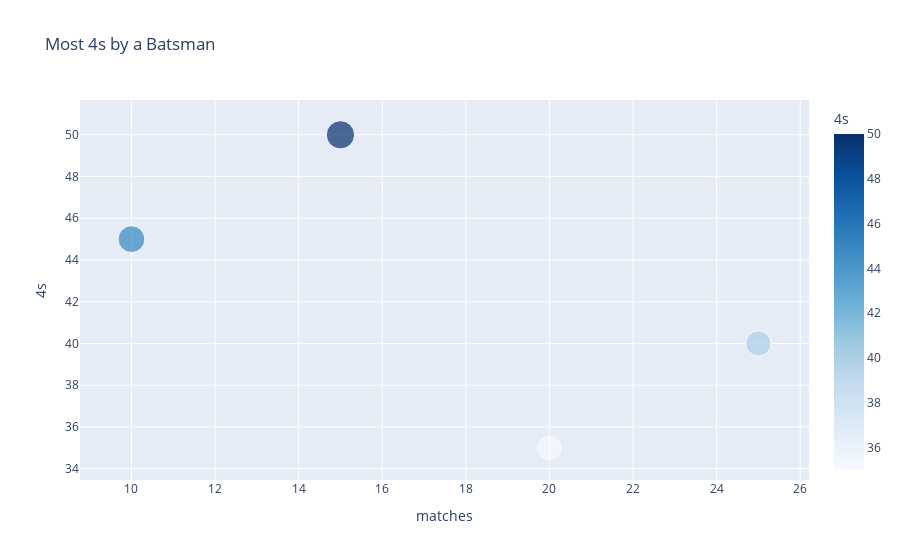

The notebook cell saved with this chart:
### Code cell
import pandas as pd
import plotly.express as px

# Example DataFrame (replace with your actual data)
final_df = pd.DataFrame({
    'matches': [15, 20, 10, 25],   # Example data for matches played
    '4s': [50, 35, 45, 40],        # Example data for number of 4s hit
    'player': ['Player A', 'Player B', 'Player C', 'Player D']
})

# Create a scatter plot
fig = px.scatter(final_df, x='matches', y='4s', color='4s',
                 size='4s', hover_name='player', title='Most 4s by a Batsman')

# Update color scale (optional)
fig.update_layout(coloraxis=dict(colorscale='blues'))

# Show the plot
fig.show()

### Figure 1 — Plotly figure (JSON) as saved in the notebook; plotly's stock layout.template omitted (floating-point values rounded to 4 significant figures)
{"data": [{"hovertemplate": "<b>%{hovertext}</b><br><br>matches=%{x}<br>4s=%{marker.color}<extra></extra>", "hovertext": ["Player A", "Player B", "Player C", "Player D"], "legendgroup": "", "marker": {"color": [50, 35, 45, 40], "coloraxis": "coloraxis", "size": [50, 35, 45, 40], "sizemode": "area", "sizeref": 0.125, "symbol": "circle"}, "mode": "markers", "name": "", "orientation": "v", "showlegend": false, "type": "scatter", "x": [15, 20, 10, 25], "xaxis": "x", "y": [50, 35, 45, 40], "yaxis": "y"}], "layout": {"coloraxis": {"colorbar": {"title": {"text": "4s"}}, "colorscale": [[0, "rgb(247,251,255)"], [0.125, "rgb(222,235,247)"], [0.25, "rgb(198,219,239)"], [0.375, "rgb(158,202,225)"], [0.5, "rgb(107,174,214)"], [0.625, "rgb(66,146,198)"], [0.75, "rgb(33,113,181)"], [0.875, "rgb(8,81,156)"], [1, "rgb(8,48,107)"]]}, "legend": {"itemsizing": "constant", "tracegroupgap": 0}, "title": {"text": "Most 4s by a Batsman"}, "xaxis": {"anchor": "y", "domain": [0, 1], "title": {"text": "matches"}}, "yaxis": {"anchor": "x", "domain": [0, 1], "title": {"text": "4s"}}}}
